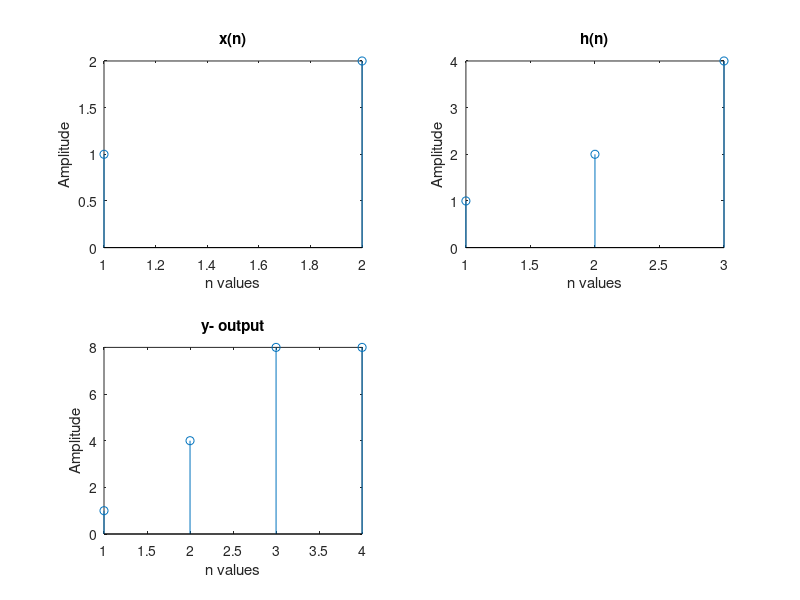

Write the MATLAB code that produced this figure.
clc;
clear all;
x=[1,2];
h=[1,2,4];
m=length(x);
m1=length(h);
subplot(2,2,1);
stem(x);
xlabel('n values');
ylabel('Amplitude');
title(' x(n) ');
subplot(2,2,2);
stem(h);
xlabel('n values');
ylabel('Amplitude');
title(' h(n) ');
X=[x,zeros(1,m)];
H=[h,zeros(1,m1)];
for i=1:(m1+m-1)
y(i)=0;
for j=1:m
if(i-j+1)>0
y(i)=y(i)+X(j)*H(i-j+1);
end
end
end
subplot(2,2,3);
stem(y);
xlabel('n values');
ylabel('Amplitude');
title(' y- output ');
